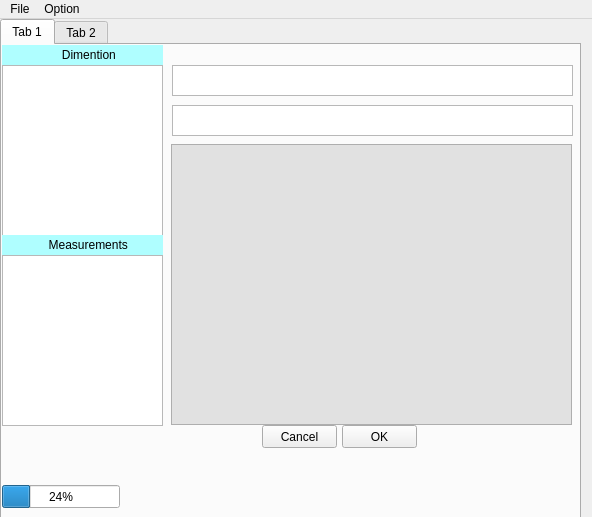
<?xml version="1.0" encoding="UTF-8"?>
<ui version="4.0">
 <class>MainWindow</class>
 <widget class="QMainWindow" name="MainWindow">
  <property name="geometry">
   <rect>
    <x>0</x>
    <y>0</y>
    <width>592</width>
    <height>517</height>
   </rect>
  </property>
  <property name="windowTitle">
   <string>MainWindow</string>
  </property>
  <widget class="QWidget" name="centralwidget">
   <widget class="QTabWidget" name="tabWidget">
    <property name="geometry">
     <rect>
      <x>0</x>
      <y>0</y>
      <width>581</width>
      <height>501</height>
     </rect>
    </property>
    <property name="styleSheet">
     <string notr="true"/>
    </property>
    <property name="currentIndex">
     <number>0</number>
    </property>
    <widget class="QWidget" name="tab">
     <attribute name="title">
      <string>Tab 1</string>
     </attribute>
     <widget class="QProgressBar" name="progressBar">
      <property name="geometry">
       <rect>
        <x>0</x>
        <y>440</y>
        <width>118</width>
        <height>23</height>
       </rect>
      </property>
      <property name="value">
       <number>24</number>
      </property>
     </widget>
     <widget class="QPushButton" name="pushButton">
      <property name="geometry">
       <rect>
        <x>260</x>
        <y>380</y>
        <width>75</width>
        <height>23</height>
       </rect>
      </property>
      <property name="text">
       <string>Cancel</string>
      </property>
     </widget>
     <widget class="QPushButton" name="pushButton_2">
      <property name="geometry">
       <rect>
        <x>340</x>
        <y>380</y>
        <width>75</width>
        <height>23</height>
       </rect>
      </property>
      <property name="text">
       <string>OK</string>
      </property>
     </widget>
     <widget class="QListWidget" name="listWidget">
      <property name="geometry">
       <rect>
        <x>170</x>
        <y>20</y>
        <width>401</width>
        <height>31</height>
       </rect>
      </property>
      <property name="contextMenuPolicy">
       <enum>Qt::DefaultContextMenu</enum>
      </property>
      <property name="acceptDrops">
       <bool>true</bool>
      </property>
      <property name="dragDropMode">
       <enum>QAbstractItemView::DragDrop</enum>
      </property>
      <property name="defaultDropAction">
       <enum>Qt::MoveAction</enum>
      </property>
      <property name="alternatingRowColors">
       <bool>true</bool>
      </property>
      <property name="flow">
       <enum>QListView::LeftToRight</enum>
      </property>
      <property name="viewMode">
       <enum>QListView::ListMode</enum>
      </property>
     </widget>
     <widget class="QListWidget" name="listWidget_2">
      <property name="geometry">
       <rect>
        <x>0</x>
        <y>20</y>
        <width>161</width>
        <height>171</height>
       </rect>
      </property>
      <property name="dragDropMode">
       <enum>QAbstractItemView::DragDrop</enum>
      </property>
      <property name="defaultDropAction">
       <enum>Qt::MoveAction</enum>
      </property>
     </widget>
     <widget class="QListWidget" name="listWidget_3">
      <property name="geometry">
       <rect>
        <x>0</x>
        <y>210</y>
        <width>161</width>
        <height>171</height>
       </rect>
      </property>
      <property name="dragDropMode">
       <enum>QAbstractItemView::DragDrop</enum>
      </property>
      <property name="defaultDropAction">
       <enum>Qt::MoveAction</enum>
      </property>
     </widget>
     <widget class="QListWidget" name="listWidget_4">
      <property name="geometry">
       <rect>
        <x>170</x>
        <y>60</y>
        <width>401</width>
        <height>31</height>
       </rect>
      </property>
      <property name="contextMenuPolicy">
       <enum>Qt::NoContextMenu</enum>
      </property>
      <property name="acceptDrops">
       <bool>true</bool>
      </property>
      <property name="dragDropMode">
       <enum>QAbstractItemView::DragDrop</enum>
      </property>
      <property name="defaultDropAction">
       <enum>Qt::MoveAction</enum>
      </property>
      <property name="flow">
       <enum>QListView::LeftToRight</enum>
      </property>
     </widget>
     <widget class="QLabel" name="label">
      <property name="geometry">
       <rect>
        <x>0</x>
        <y>0</y>
        <width>161</width>
        <height>20</height>
       </rect>
      </property>
      <property name="styleSheet">
       <string notr="true">background-color:rgb(175, 254, 255);
alternate-background-color: rgb(169, 247, 255);</string>
      </property>
      <property name="text">
       <string>                  Dimention</string>
      </property>
     </widget>
     <widget class="QLabel" name="label_3">
      <property name="geometry">
       <rect>
        <x>0</x>
        <y>190</y>
        <width>161</width>
        <height>20</height>
       </rect>
      </property>
      <property name="styleSheet">
       <string notr="true">background-color:rgb(175, 254, 255);
alternate-background-color: rgb(169, 247, 255);
border-color: rgb(0, 0, 0);
border-top-color: rgb(0, 0, 0);</string>
      </property>
      <property name="text">
       <string>              Measurements</string>
      </property>
     </widget>
     <widget class="QFrame" name="frame">
      <property name="geometry">
       <rect>
        <x>169</x>
        <y>99</y>
        <width>401</width>
        <height>281</height>
       </rect>
      </property>
      <property name="autoFillBackground">
       <bool>false</bool>
      </property>
      <property name="styleSheet">
       <string notr="true">background-color:rgb(225, 225, 225)</string>
      </property>
      <property name="frameShape">
       <enum>QFrame::StyledPanel</enum>
      </property>
      <property name="frameShadow">
       <enum>QFrame::Raised</enum>
      </property>
     </widget>
    </widget>
    <widget class="QWidget" name="tab_2">
     <attribute name="title">
      <string>Tab 2</string>
     </attribute>
    </widget>
   </widget>
  </widget>
  <widget class="QMenuBar" name="menubar">
   <property name="geometry">
    <rect>
     <x>0</x>
     <y>0</y>
     <width>592</width>
     <height>21</height>
    </rect>
   </property>
   <widget class="QMenu" name="menu">
    <property name="title">
     <string>File</string>
    </property>
    <addaction name="actionOpen"/>
   </widget>
   <widget class="QMenu" name="menuOption">
    <property name="title">
     <string>Option</string>
    </property>
    <addaction name="separator"/>
    <addaction name="separator"/>
    <addaction name="separator"/>
    <addaction name="separator"/>
   </widget>
   <addaction name="menu"/>
   <addaction name="menuOption"/>
  </widget>
  <action name="actionOpen">
   <property name="text">
    <string>Open</string>
   </property>
  </action>
 </widget>
 <resources/>
 <connections/>
</ui>
